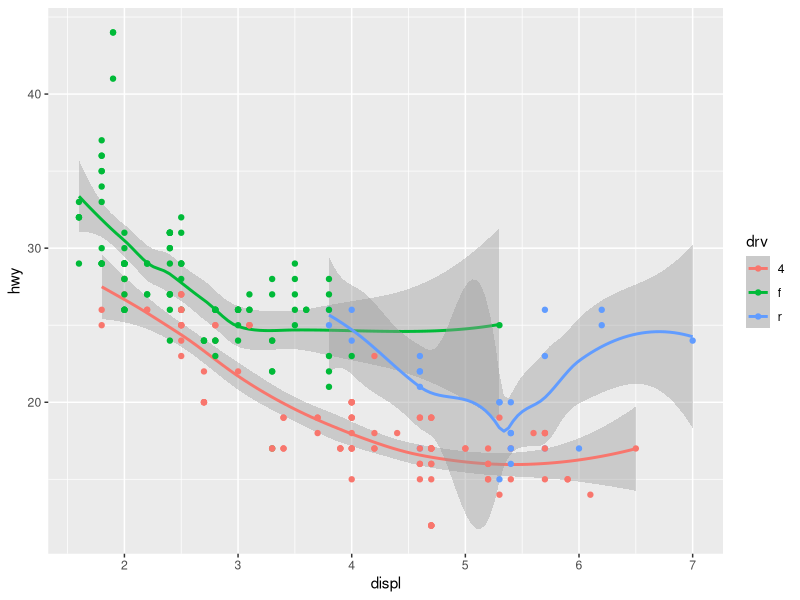
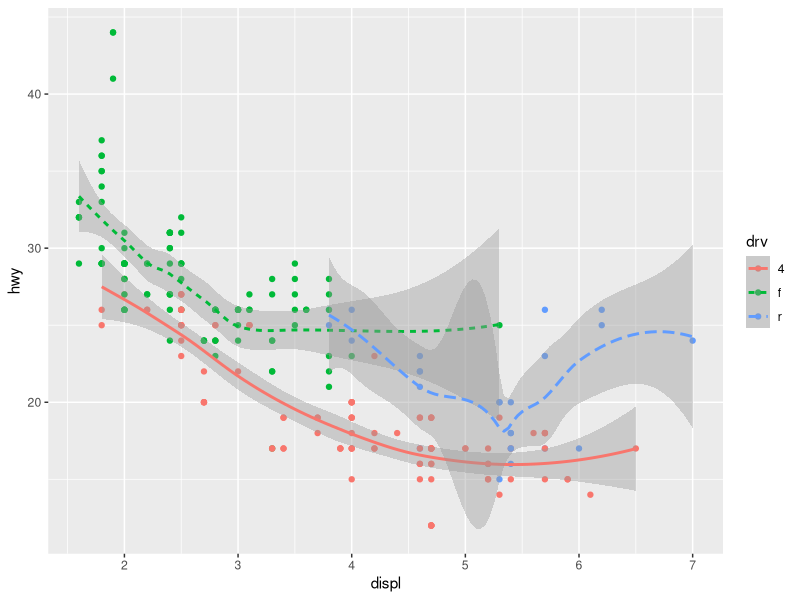
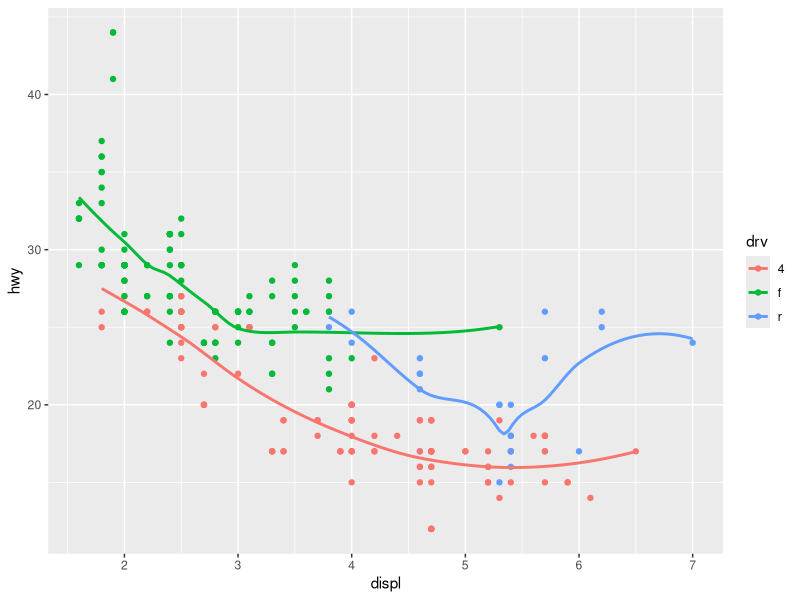
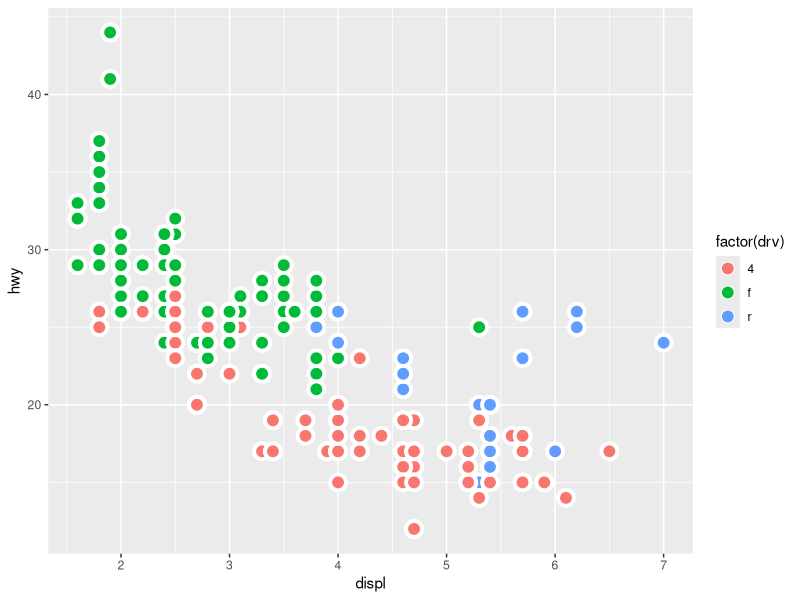
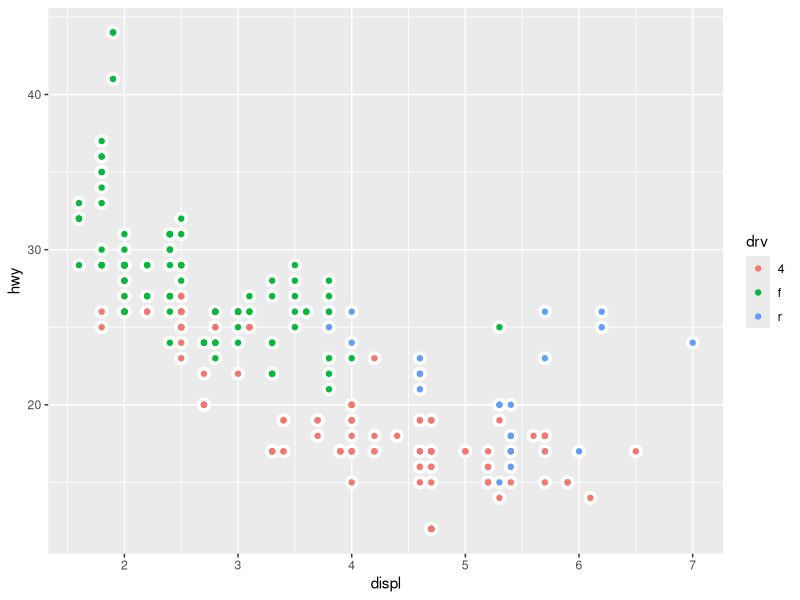
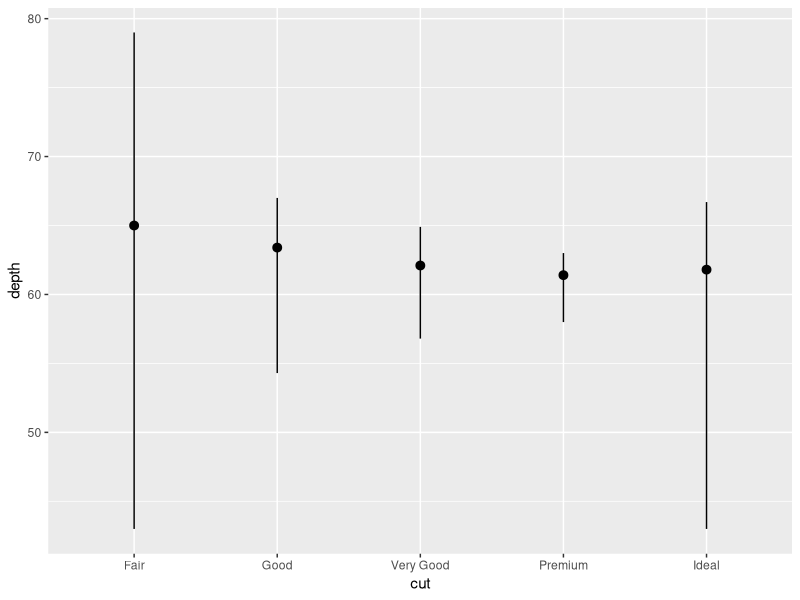
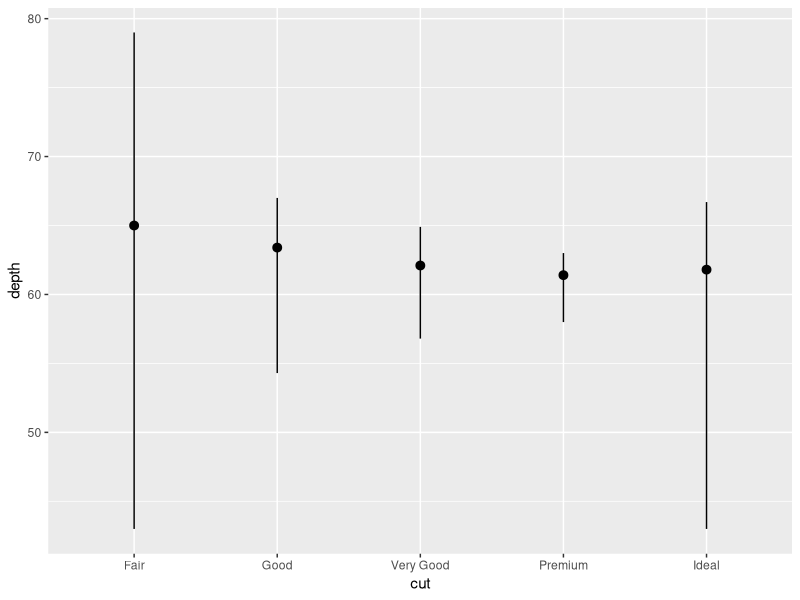
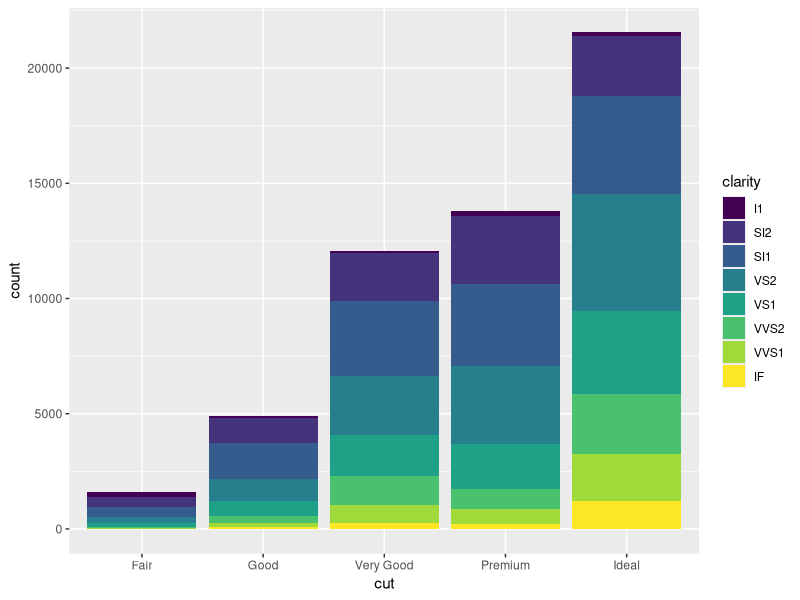

These charts were generated, in order, by the following R code:
library(tidyverse)

#### Data Visualization with ggplot

# -------------------#
# Geometric objects  #
# -------------------#

# Combining geometric objects:
ggplot(data = mpg) + 
  geom_smooth(mapping = aes(x = displ, y = hwy, color = drv)) +
  geom_point(mapping = aes(x = displ, y = hwy, color = drv))

# Better:
ggplot(data = mpg, mapping = aes(x = displ, y = hwy, color = drv)) + 
  geom_point() + 
  geom_smooth(mapping = aes(linetype = drv))

# Without confidence interval:
ggplot(data = mpg, mapping = aes(x = displ, y = hwy, color = drv)) + 
  geom_point() + 
  geom_smooth(se = FALSE)

# Exercise 3.6.6

# With stroke:
ggplot(mpg, aes(displ, hwy)) + 
  geom_point(colour="white", shape=21, size = 4,
             aes(stroke = 2, fill = factor(drv))) 
# Overlapping geometric objects:
ggplot(data = mpg, mapping = aes(x = displ, y = hwy)) +
  geom_point(color = "white", size = 4) +
  geom_point(aes(color = drv))

# ------------------------------#
# Statistical transformations   #
# ------------------------------#

# Everey statistical tr. (stat) is associated with a geom, and every geom is 
# associated with a stat.

# Exercise 3.7.1

# Using a statistical:
ggplot(data = diamonds) + 
  stat_summary(
    mapping = aes(x = cut, y = depth),
    fun.min = min,
    fun.max = max,
    fun = median
  )

# Recreating plot with geom:
ggplot(data = diamonds, aes(x = cut, y = depth)) +
  geom_pointrange(stat = "summary",
  fun.min = min,
  fun.max = max,
  fun = median)

# -----------------------#
# Position adjustments   #
# -----------------------#

# Stack proportions within each group
ggplot(data = diamonds) + 
  geom_bar(mapping = aes(x = cut, fill = clarity))

# Modify the position:

ggplot(data = diamonds) + 
  geom_bar(mapping = aes(x = cut, fill = clarity), position = "fill")

ggplot(data = diamonds) + 
  geom_bar(mapping = aes(x = cut, fill = clarity), position = "dodge")

# Overplotting: multiple points are approximated as one point because
# of the gridding. Can be accomodated by 'jittering':

ggplot(data = mpg) + 
  geom_point(mapping = aes(x = displ, y = hwy), position = "jitter")

# Equivalently:
ggplot(data = mpg) +
  geom_jitter(aes(displ, hwy))

# -------------------#
# Coordinate systems #
# -------------------#

# Exercise 3.9.1

bar <- ggplot(data = diamonds) + 
  geom_bar(mapping = aes(x = cut, fill = clarity))

bar + coord_polar()





